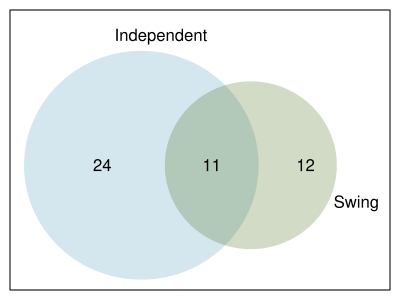

This figure's R source:
library("openintro")

myPDF("swing_voters.pdf", 4, 3, mar = rep(0.5, 4))

deg <- seq(0, 2 * pi, length.out = 1000)

plot(c(0, 0.9), c(0, 0.68), axes = FALSE, type = "n")
box()

x <- 0.3 + 0.3 * cos(deg)
y <- 0.3 + 0.3 * sin(deg)
polygon(x, y, col = COL[1, 4], border = "#00000000")

x <- 0.58 + 0.22 * cos(deg)
y <- 0.3 + 0.22 * sin(deg)
polygon(x, y, col = COL[2, 4], border = "#00000000")
text(c(0.2, 0.48, 0.72), rep(0.3, 3), c(24, 11, 12))

text(0.35, 0.6, "Independent", pos = 3)
text(0.85, 0.2, "Swing")
dev.off()
